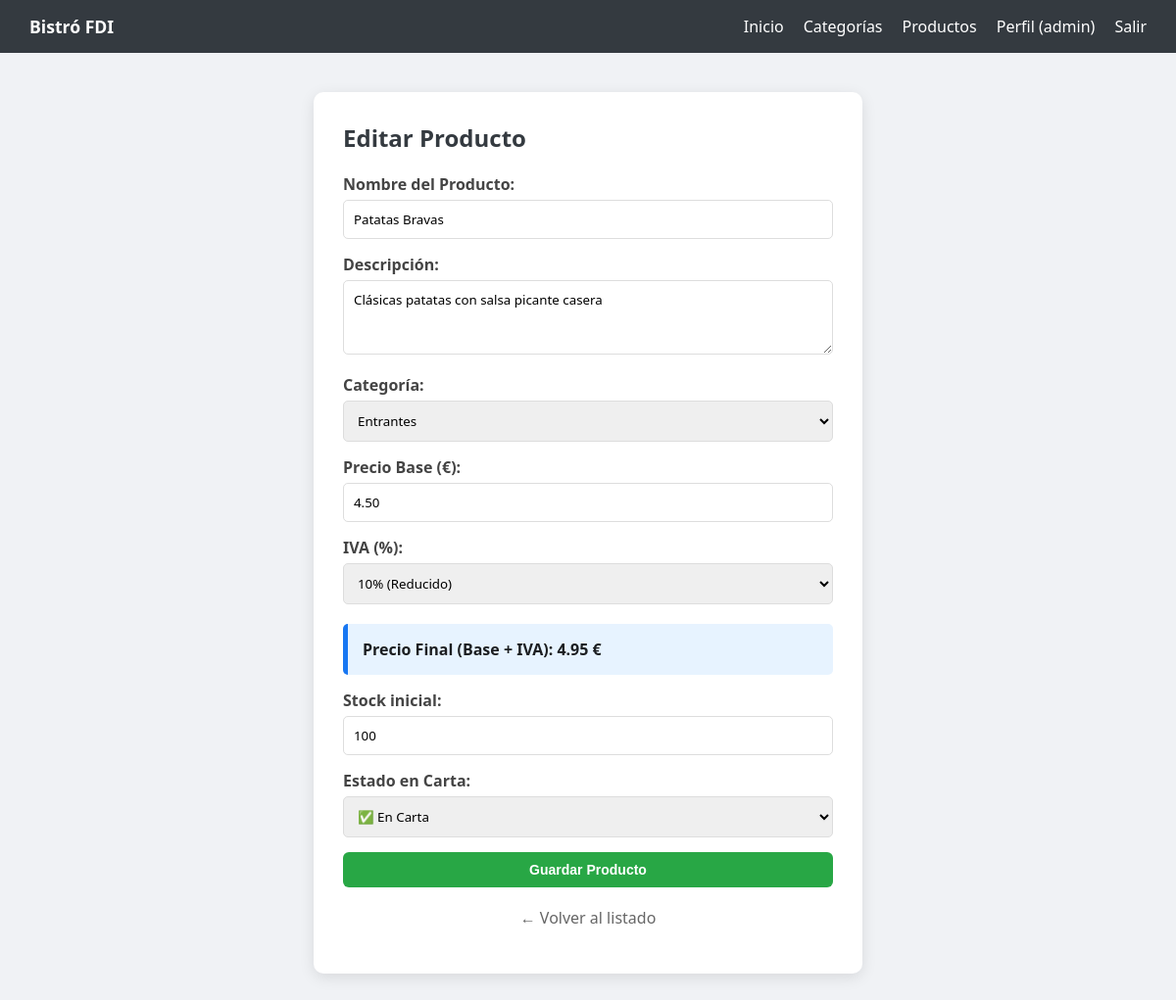
The app's page /editar.php?id=2 (signed in) with its own data.
### tables this page shows
CREATE TABLE IF NOT EXISTS productos (
    id INT AUTO_INCREMENT PRIMARY KEY,
    id_categoria INT,
    nombre VARCHAR(100) NOT NULL,
    descripcion TEXT,
    precio_base DECIMAL(10,2) NOT NULL,  
    iva INT NOT NULL,  
    stock INT DEFAULT 0,
    ofertado TINYINT(1) DEFAULT 1,  
    imagen VARCHAR(255),
    FOREIGN KEY (id_categoria) REFERENCES categorias(id) ON DELETE SET NULL
);

CREATE TABLE IF NOT EXISTS categorias (
    id INT AUTO_INCREMENT PRIMARY KEY,
    nombre VARCHAR(100) NOT NULL,
    descripcion TEXT,
    imagen VARCHAR(255)  
);

### editar.php (the view, shortened to what this page needs)
<?php
require_once 'config.php';
$id = $_GET['id'] ?? null;
$producto = null;
if ($id) {
    $stmt = $db->prepare("SELECT * FROM productos WHERE id = ?");
    $stmt->bind_param("i", $id);
    $stmt->execute();
    $producto = $stmt->get_result()->fetch_assoc();
}
$res_cats = $db->query("SELECT id, nombre FROM categorias ORDER BY nombre ASC");
$categorias = $res_cats->fetch_all(MYSQLI_ASSOC);
?>
<!DOCTYPE html>
<html lang="es">
<head>
    <link rel="stylesheet" href="estilos.css">
</head>
<body onload="actualizarPrecio()">
<?php include 'nav.php'; ?>
<div class="form-container">
    <h2><?= $id ? 'Editar Producto' : 'Crear Nuevo Producto' ?></h2>
    <form method="POST">
        <label>Nombre del Producto:</label>
        <input type="text" name="nombre" value="<?= htmlspecialchars($producto['nombre'] ?? '') ?>" required>
        <label>Descripción:</label>
        <textarea name="descripcion" rows="3"><?= htmlspecialchars($producto['descripcion'] ?? '') ?></textarea>
        <label>Categoría:</label>
        <select name="id_categoria" required>
            <?php foreach($categorias as $cat): ?>
                <option value="<?= $cat['id'] ?>" <?= ($producto['id_categoria'] ?? '') == $cat['id'] ? 'selected' : '' ?>>
                    <?= htmlspecialchars($cat['nombre']) ?>
                </option>
            <?php endforeach; ?>
        </select>
        <label>Precio Base (€):</label>
        <input type="number" step="0.01" name="precio_base" id="base" oninput="actualizarPrecio()" value="<?= $producto['precio_base'] ?? '' ?>" required>
        <label>IVA (%):</label>
        <select name="iva" id="iva" onchange="actualizarPrecio()">
            <option value="10" <?= ($producto['iva'] ?? '10') == 10 ? 'selected' : '' ?>>10% (Reducido)</option>
        </select>
        <div class="precio-final-card">
            <strong>Precio Final (Base + IVA): <span id="total_display">0.00 €</span></strong>
        </div>
        <label>Stock inicial:</label>
        <input type="number" name="stock" value="<?= $producto['stock'] ?? 0 ?>">
        <label>Estado en Carta:</label>
        <select name="ofertado">
            <option value="1" <?= ($producto['ofertado'] ?? 1) == 1 ? 'selected' : '' ?>>✅ En Carta</option>
        </select>
        <button type="submit" class="btn btn-success">Guardar Producto</button>
        <p style="text-align:center; margin-top:20px;"><a href="gestion_productos.php" style="color:#666; text-decoration:none;">← Volver al listado</a></p>
    </form>
</div>
</body>
</html>

### estilos.css (style rules this page uses)
body { font-family: 'Segoe UI', Tahoma, Geneva, Verdana, sans-serif; margin: 0; background: #f0f2f5; color: #1c1e21; }
h1, h2 { color: #343a40; margin-top: 0; }
.btn { padding: 10px 20px; border-radius: 6px; text-decoration: none; display: inline-block; cursor: pointer; border: none; font-size: 14px; font-weight: bold; transition: 0.3s; }
.btn-success { background: #28a745; color: white; width: 100%; margin-top: 15px; }
.form-container { max-width: 500px; margin: 40px auto; background: white; padding: 30px; border-radius: 10px; box-shadow: 0 4px 15px rgba(0,0,0,0.1); }
label { display: block; margin-top: 15px; margin-bottom: 5px; font-weight: bold; color: #444; }
input, select, textarea { width: 100%; padding: 10px; border: 1px solid #ddd; border-radius: 5px; box-sizing: border-box; font-family: inherit; }
.precio-final-card { background: #e7f3ff; padding: 15px; border-radius: 5px; margin-top: 20px; border-left: 5px solid #1877f2; }

### records on screen
productos: nombre "Patatas Bravas", descripcion "Clásicas patatas con salsa picante casera", id_categoria "Entrantes", precio_base "4.50", iva "10% (Reducido)", stock "100", ofertado "✅ En Carta"

### other values on screen
$_SESSION['username'] "admin"
